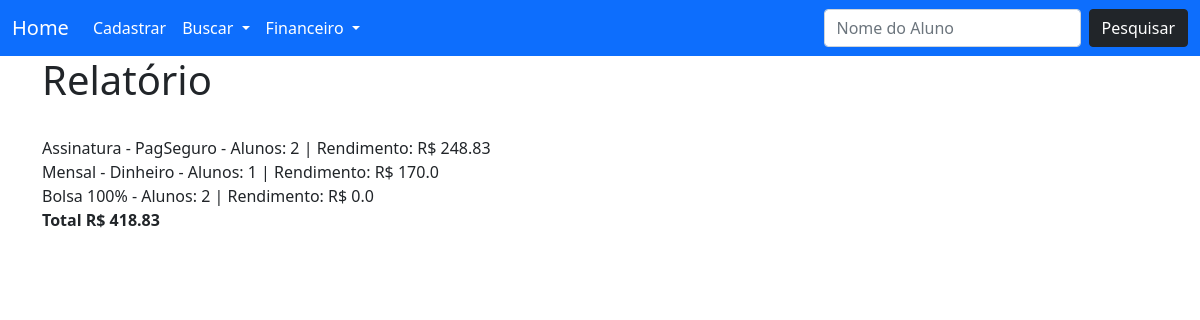
The app's page /relatorio with its own data.
### main/models.py (models this page shows)
class Plano(models.Model):
    nome = models.CharField(max_length=30, default='')
    valor = models.FloatField(default=0)
    taxa = models.FloatField(default=0)
    custo_operacao = models.FloatField(default=0)
    def __str__(self):
        return self.nome
    def numInscritos(self):
        num = Aluno.objects.filter(plano_assinado__nome=self.nome).count()
        return  num
    def calcRendimento(self):
         num_alunos = self.numInscritos()
         rendimento = num_alunos * ( self.valor * (100 - self.taxa)/100 - self.custo_operacao)
         return round(rendimento, 2)

### main/views.py (the view)
# urls.py: path('relatorio', views.relatorio, name='relatorio'),
def relatorio(request):
    planos = Plano.objects.exclude(nome='INATIVO')
    total = 0
    for plano in planos:
            total = total + plano.calcRendimento()
    total = round(total, 2)
    return render(request, 'relatorio.html', {'planos':planos, 'total':total})

### main/templates/relatorio.html
{%extends 'base.html'%}
{% block content %}
    <h1>Relatório</h1>
    <br>
    {%for plano in planos%}
        {{ plano }} - Alunos: {{ plano.numInscritos }} | Rendimento: R$ {{ plano.calcRendimento }} <br>
    {%endfor%}
    <strong>Total R$ {{ total }}</strong>
{%endblock%}

### records on screen
Plano: nome "Assinatura - PagSeguro", numInscritos "2", calcRendimento "248.83"
Plano: nome "Mensal - Dinheiro", numInscritos "1", calcRendimento "170.0"
Plano: nome "Bolsa 100%", numInscritos "2", calcRendimento "0.0"

### other values on screen
{{ total }} "418.83"
